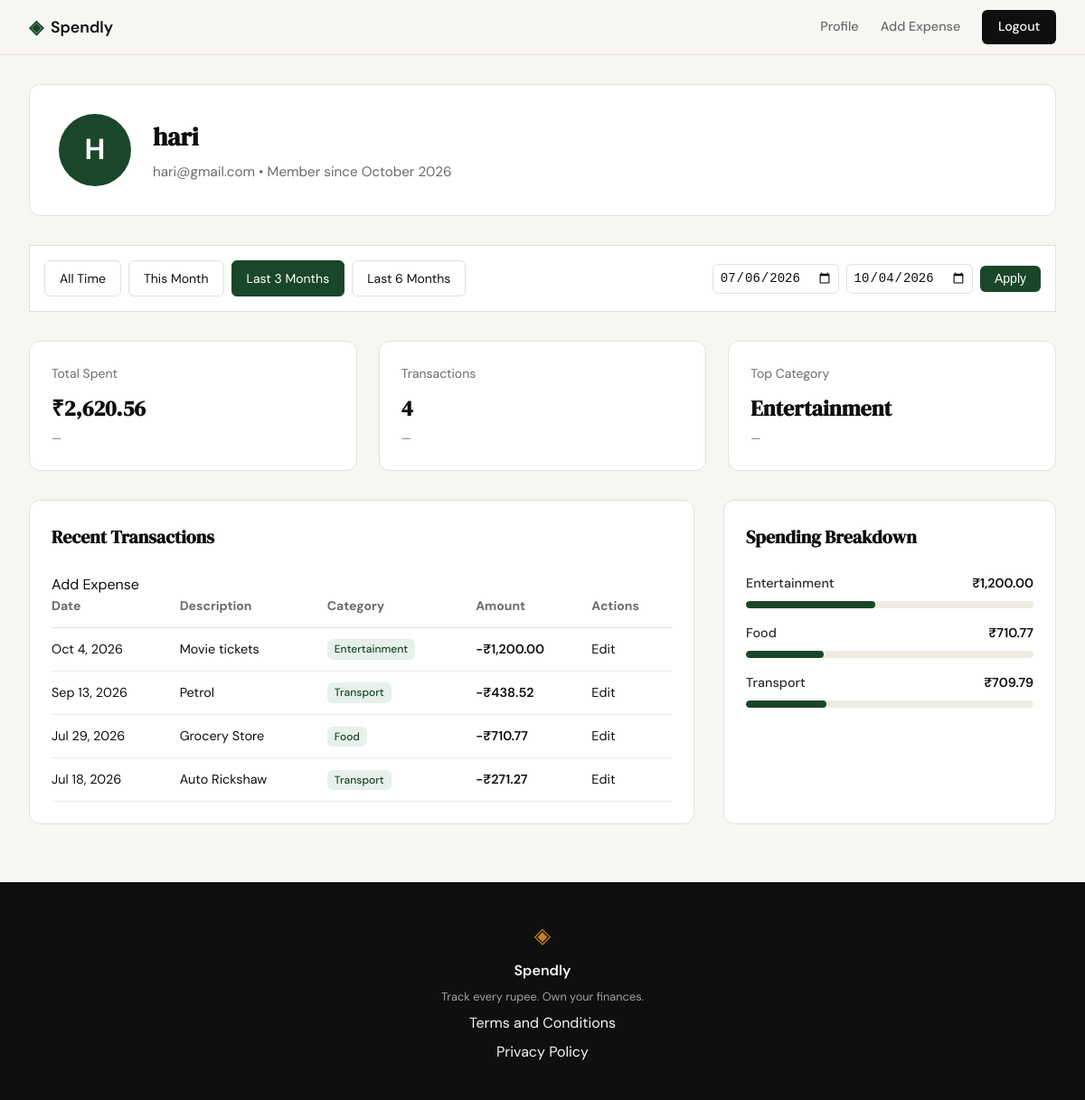
Page /profile?date_from=2026-07-06&date_to=2026-10-04 (signed in) on the committed database.
### tables this page shows
CREATE TABLE users (
                id INTEGER PRIMARY KEY AUTOINCREMENT,
                name TEXT NOT NULL,
                email TEXT UNIQUE NOT NULL,
                password_hash TEXT NOT NULL,
                created_at TEXT DEFAULT (datetime('now'))
            );

CREATE TABLE expenses (
                id INTEGER PRIMARY KEY AUTOINCREMENT,
                user_id INTEGER NOT NULL,
                amount REAL NOT NULL,
                category TEXT NOT NULL,
                date TEXT NOT NULL,
                description TEXT,
                created_at TEXT DEFAULT (datetime('now')),
                FOREIGN KEY (user_id) REFERENCES users (id)
            );

### app.py (the view)
@app.route("/profile")
@login_required
def profile():
    uid = session["user_id"]
    user_info = get_user_by_id(uid)
    if not user_info:
        abort(404)
    date_from = request.args.get("date_from")
    date_to = request.args.get("date_to")
    validated_from, validated_to, error = validate_date_range(date_from, date_to)
    if error:
        flash(error)
    presets = calculate_date_presets()
    name_parts = user_info["name"].split()
    initials = "".join([p[0].upper() for p in name_parts if p])
    user_info["initials"] = initials if initials else "?"
    stats_data = get_summary_stats(uid, validated_from, validated_to)
    summary_stats = [
        {
            "label": "Total Spent",
            "value": f"₹{stats_data['total_spent']:,.2f}",
            "trend": "—",
        },
        {
            "label": "Transactions",
            "value": str(stats_data["transaction_count"]),
            "trend": "—",
        },
        {"label": "Top Category", "value": stats_data["top_category"], "trend": "—"},
    ]
    raw_transactions = get_recent_transactions(
        uid, date_from=validated_from, date_to=validated_to
    )
    transactions = []
    for tx in raw_transactions:
        dt = datetime.strptime(tx["date"], "%Y-%m-%d")
        formatted_date = dt.strftime("%b %-d, %Y")
        formatted_amount = f"-₹{tx['amount']:,.2f}"
        transactions.append(
            {
                "id": tx["id"],
                "date": formatted_date,
                "description": tx["description"],
                "category": tx["category"],
                "amount": formatted_amount,
            }
        )
    raw_categories = get_category_breakdown(
        uid, date_from=validated_from, date_to=validated_to
    )
    categories = []
    for cat in raw_categories:
        categories.append(
            {
                "name": cat["name"],
                "amount": f"₹{cat['amount']:,.2f}",
                "percentage": cat["pct"],
            }
        )
    return render_template(
        "profile.html",
        user=user_info,
        stats=summary_stats,
        transactions=transactions,
        categories=categories,
        date_from=validated_from,
        date_to=validated_to,
        presets=presets,
    )

### app.py (called while the page is built)
def login_required(f):
    @wraps(f)
    def decorated_function(*args, **kwargs):
        if "user_id" not in session:
            flash("Please sign in to access this page.")
            return redirect(url_for("login"))
        return f(*args, **kwargs)
    return decorated_function

### database/db.py (called while the page is built)
def get_db():
    conn = sqlite3.connect(DB_PATH)
    conn.row_factory = sqlite3.Row
    conn.execute("PRAGMA foreign_keys = ON")
    return conn

### database/queries.py (called while the page is built)
def get_user_by_id(user_id):
    with get_db() as conn:
        user = conn.execute(
            "SELECT name, email, created_at FROM users WHERE id = ?", (user_id,)
        ).fetchone()
        if user:
            date_str = user["created_at"].replace("T", " ")
            if "." in date_str:
                date_str = date_str.split(".")[0]
            dt = datetime.strptime(date_str, "%Y-%m-%d %H:%M:%S")
            member_since = dt.strftime("%B %Y")
            return {
                "name": user["name"],
                "email": user["email"],
                "member_since": member_since,
            }
        return None

def get_recent_transactions(user_id, limit=10, date_from=None, date_to=None):
    with get_db() as conn:
        query = "SELECT id, date, description, category, amount FROM expenses WHERE user_id = ?"
        params = [user_id]
        if date_from:
            query += " AND date >= ?"
            params.append(date_from)
        if date_to:
            query += " AND date <= ?"
            params.append(date_to)
        query += " ORDER BY date DESC LIMIT ?"
        params.append(limit)
        cursor = conn.execute(query, params)
        return [
            {
                "date": row["date"],
                "description": row["description"],
                "category": row["category"],
                "amount": row["amount"],
                "id": row["id"],
            }
            for row in cursor
        ]

### templates/profile.html
{% extends "base.html" %}
{% block head %}
    <link rel="stylesheet" href="{{ url_for('static', filename='css/profile.css') }}">
{% endblock %}
{% block content %}
<div class="profile-container">
    <section class="profile-card">
        <div class="profile-avatar">
            {{ user.initials }}
        </div>
        <div class="profile-details">
            <h1>{{ user.name }}</h1>
            <p>{{ user.email }} &bull; Member since {{ user.member_since }}</p>
        </div>
    </section>
    <section class="profile-filter-bar">
        <div class="filter-presets">
            <a href="{{ url_for('profile') }}"
               class="preset-btn {{ 'active' if not date_from and not date_to }}">All Time</a>
            <a href="{{ url_for('profile', date_from=presets.this_month.from, date_to=presets.this_month.to) }}"
               class="preset-btn {{ 'active' if date_from == presets.this_month.from and date_to == presets.this_month.to }}">This Month</a>
            <a href="{{ url_for('profile', date_from=presets.three_months.from, date_to=presets.three_months.to) }}"
               class="preset-btn {{ 'active' if date_from == presets.three_months.from and date_to == presets.three_months.to }}">Last 3 Months</a>
            <a href="{{ url_for('profile', date_from=presets.six_months.from, date_to=presets.six_months.to) }}"
               class="preset-btn {{ 'active' if date_from == presets.six_months.from and date_to == presets.six_months.to }}">Last 6 Months</a>
        </div>
        <form class="custom-range-form" method="GET">
            <input type="date" name="date_from" value="{{ date_from or '' }}">
            <input type="date" name="date_to" value="{{ date_to or '' }}">
            <button type="submit" class="apply-btn">Apply</button>
        </form>
    </section>
    <section class="stats-grid">
        {% for stat in stats %}
        <div class="stat-tile">
            <span class="stat-label">{{ stat.label }}</span>
            <span class="stat-value">{{ stat.value }}</span>
            <span class="stat-trend">{{ stat.trend }}</span>
        </div>
        {% endfor %}
    </section>
    <div class="profile-main">
        <section class="data-card">
            <div class="card-header">
                <h2>Recent Transactions</h2>
                <a href="{{ url_for('add_expense') }}" class="btn-add">Add Expense</a>
            </div>
            <table class="transaction-table">
                <thead>
                    <tr>
                        <th>Date</th>
                        <th>Description</th>
                        <th>Category</th>
                        <th>Amount</th>
                        <th>Actions</th>
                    </tr>
                </thead>
                <tbody>
                    {% for tx in transactions %}
                    <tr>
                        <td>{{ tx.date }}</td>
                        <td>{{ tx.description }}</td>
                        <td><span class="category-badge">{{ tx.category }}</span></td>
                        <td style="font-weight: 600;">{{ tx.amount }}</td>
                        <td><a href="{{ url_for('edit_expense', id=tx.id) }}" class="edit-link">Edit</a></td>
                    </tr>
                    {% endfor %}
                </tbody>
            </table>
        </section>
        <section class="data-card">
            <h2>Spending Breakdown</h2>
            <div class="category-list">
                {% for cat in categories %}
                <div class="category-item">
                    <div class="category-info">
                        <span class="category-name">{{ cat.name }}</span>
                        <span class="category-amount">{{ cat.amount }}</span>
                    </div>
                    <div class="progress-bar-track">
                        <div class="progress-bar-fill" style="width: {{ cat.percentage }}%;"></div>
                    </div>
                </div>
                {% endfor %}
            </div>
        </section>
    </div>
</div>
{% endblock %}

### static/css/style.css (style rules this page uses)
:root { --ink: #0f0f0f; --ink-soft: #2d2d2d; --ink-muted: #6b6b6b; --ink-faint: #a0a0a0; --paper: #f7f6f3; --paper-warm: #f0ede6; --paper-card: #ffffff; --accent: #1a472a; --accent-light: #e8f0eb; --accent-2: #c17f24; --accent-2-light: #fdf3e3; --danger: #c0392b; --danger-light: #fdecea; --border: #e4e1da; --border-soft: #eeebe4; --font-display: 'DM Serif Display', Georgia, serif; --font-body: 'DM Sans', system-ui, sans-serif; --max-width: 1200px; --auth-width: 440px; --radius-sm: 6px; --radius-md: 12px; --radius-lg: 20px; }
*, *::before, *::after { box-sizing: border-box; margin: 0; padding: 0; }
html { font-size: 16px; scroll-behavior: smooth; }
body { background: var(--paper); color: var(--ink); font-family: var(--font-body); font-size: 1rem; line-height: 1.6; -webkit-font-smoothing: antialiased; }
a { color: inherit; text-decoration: none; }
.stat-label { display: block; font-size: 0.85rem; color: var(--ink-muted); margin-bottom: 8px; }
.stat-value { display: block; font-family: var(--font-display); font-size: 1.5rem; font-weight: 700; color: var(--ink); }
.stat-trend { display: block; font-size: 0.8rem; color: var(--ink-muted); margin-top: 4px; }

### rows in the picture
users: name "hari", email "hari@gmail.com"
expenses: date "Oct 4, 2026", description "Movie tickets", category "Entertainment", amount "-₹1,200.00"
expenses: date "Sep 13, 2026", description "Petrol", category "Transport", amount "-₹438.52"
expenses: date "Jul 29, 2026", description "Grocery Store", category "Food", amount "-₹710.77"
expenses: date "Jul 18, 2026", description "Auto Rickshaw", category "Transport", amount "-₹271.27"

### other values in the picture
{{ user.initials }} "H"
{{ user.member_since }} "October 2026"
{{ stat.label }} "Total Spent" "Transactions" "Top Category"
{{ stat.value }} "₹2,620.56" "4" "Entertainment"
{{ stat.trend }} "—" "—" "—"
{{ cat.name }} "Entertainment" "Food" "Transport"
{{ cat.amount }} "₹1,200.00" "₹710.77" "₹709.79"
